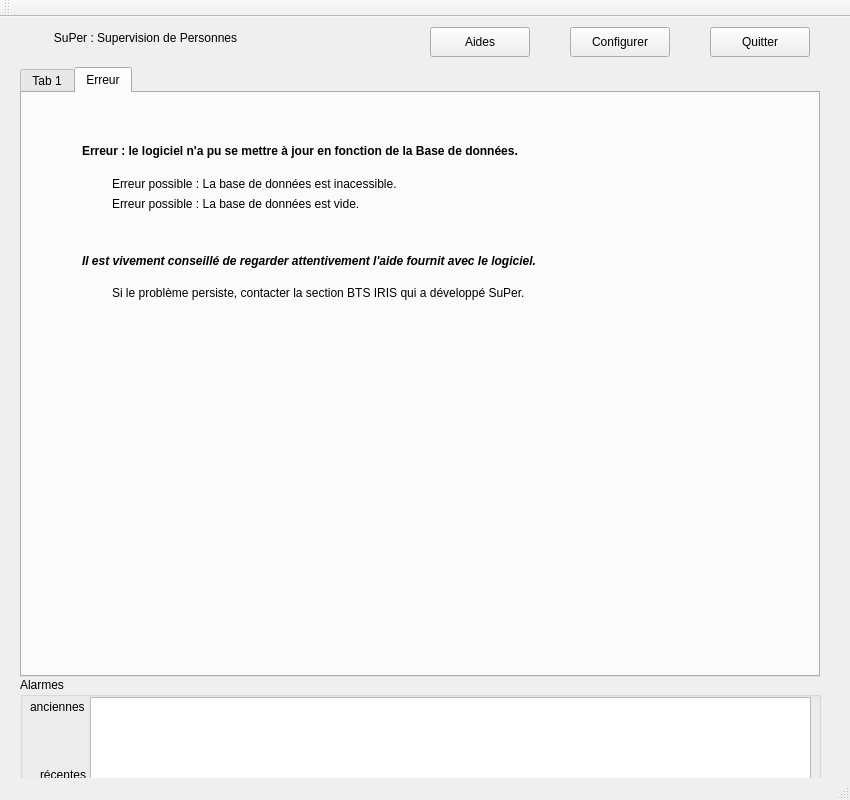
<?xml version="1.0" encoding="UTF-8"?>
<ui version="4.0">
 <class>Ihm</class>
 <widget class="QMainWindow" name="Ihm">
  <property name="geometry">
   <rect>
    <x>0</x>
    <y>0</y>
    <width>850</width>
    <height>800</height>
   </rect>
  </property>
  <property name="maximumSize">
   <size>
    <width>16777215</width>
    <height>16777215</height>
   </size>
  </property>
  <property name="windowTitle">
   <string>Ihm</string>
  </property>
  <widget class="QWidget" name="centralWidget">
   <widget class="QTabWidget" name="tabWidget">
    <property name="enabled">
     <bool>true</bool>
    </property>
    <property name="geometry">
     <rect>
      <x>20</x>
      <y>50</y>
      <width>800</width>
      <height>610</height>
     </rect>
    </property>
    <property name="maximumSize">
     <size>
      <width>16777215</width>
      <height>16777215</height>
     </size>
    </property>
    <property name="currentIndex">
     <number>1</number>
    </property>
    <widget class="QWidget" name="tab">
     <attribute name="title">
      <string>Tab 1</string>
     </attribute>
    </widget>
    <widget class="QWidget" name="tab_2">
     <attribute name="title">
      <string>Erreur</string>
     </attribute>
     <widget class="QLabel" name="label_2">
      <property name="geometry">
       <rect>
        <x>90</x>
        <y>80</y>
        <width>481</width>
        <height>21</height>
       </rect>
      </property>
      <property name="text">
       <string>Erreur possible : La base de données est inacessible.</string>
      </property>
     </widget>
     <widget class="QLabel" name="label_3">
      <property name="geometry">
       <rect>
        <x>60</x>
        <y>50</y>
        <width>531</width>
        <height>16</height>
       </rect>
      </property>
      <property name="font">
       <font>
        <weight>75</weight>
        <bold>true</bold>
       </font>
      </property>
      <property name="text">
       <string>Erreur : le logiciel n'a pu se mettre à jour en fonction de la Base de données.</string>
      </property>
     </widget>
     <widget class="QLabel" name="label_4">
      <property name="geometry">
       <rect>
        <x>90</x>
        <y>100</y>
        <width>481</width>
        <height>21</height>
       </rect>
      </property>
      <property name="text">
       <string>Erreur possible : La base de données est vide.</string>
      </property>
     </widget>
     <widget class="QLabel" name="label_5">
      <property name="geometry">
       <rect>
        <x>60</x>
        <y>160</y>
        <width>571</width>
        <height>16</height>
       </rect>
      </property>
      <property name="font">
       <font>
        <weight>75</weight>
        <italic>true</italic>
        <bold>true</bold>
       </font>
      </property>
      <property name="text">
       <string>Il est vivement conseillé de regarder attentivement l'aide fournit avec le logiciel.</string>
      </property>
     </widget>
     <widget class="QLabel" name="label_6">
      <property name="geometry">
       <rect>
        <x>90</x>
        <y>190</y>
        <width>511</width>
        <height>20</height>
       </rect>
      </property>
      <property name="text">
       <string>Si le problème persiste, contacter la section BTS IRIS qui a développé SuPer.</string>
      </property>
     </widget>
    </widget>
   </widget>
   <widget class="QPushButton" name="btConfigurer">
    <property name="geometry">
     <rect>
      <x>570</x>
      <y>10</y>
      <width>100</width>
      <height>30</height>
     </rect>
    </property>
    <property name="text">
     <string>Configurer</string>
    </property>
    <property name="icon">
     <iconset>
      <normaloff>../ressources/ButtonConfigure.png</normaloff>../ressources/ButtonConfigure.png</iconset>
    </property>
   </widget>
   <widget class="QPushButton" name="btQuitter">
    <property name="geometry">
     <rect>
      <x>710</x>
      <y>10</y>
      <width>100</width>
      <height>30</height>
     </rect>
    </property>
    <property name="text">
     <string>Quitter</string>
    </property>
    <property name="icon">
     <iconset>
      <normaloff>../ressources/ButtonClose.png</normaloff>../ressources/ButtonClose.png</iconset>
    </property>
   </widget>
   <widget class="QPushButton" name="btHelp">
    <property name="geometry">
     <rect>
      <x>430</x>
      <y>10</y>
      <width>100</width>
      <height>30</height>
     </rect>
    </property>
    <property name="text">
     <string>Aides</string>
    </property>
    <property name="icon">
     <iconset>
      <normaloff>../ressources/ButtonHelp.png</normaloff>../ressources/ButtonHelp.png</iconset>
    </property>
   </widget>
   <widget class="QGroupBox" name="groupBox">
    <property name="geometry">
     <rect>
      <x>20</x>
      <y>660</y>
      <width>801</width>
      <height>111</height>
     </rect>
    </property>
    <property name="contextMenuPolicy">
     <enum>Qt::DefaultContextMenu</enum>
    </property>
    <property name="title">
     <string>Alarmes</string>
    </property>
    <widget class="QTextEdit" name="txtAlarme">
     <property name="enabled">
      <bool>true</bool>
     </property>
     <property name="geometry">
      <rect>
       <x>70</x>
       <y>20</y>
       <width>721</width>
       <height>91</height>
      </rect>
     </property>
     <property name="font">
      <font>
       <weight>75</weight>
       <bold>true</bold>
      </font>
     </property>
     <property name="cursor" stdset="0">
      <cursorShape>ForbiddenCursor</cursorShape>
     </property>
     <property name="mouseTracking">
      <bool>false</bool>
     </property>
     <property name="acceptDrops">
      <bool>true</bool>
     </property>
     <property name="readOnly">
      <bool>true</bool>
     </property>
     <property name="textInteractionFlags">
      <set>Qt::NoTextInteraction</set>
     </property>
    </widget>
    <widget class="QLabel" name="label2">
     <property name="geometry">
      <rect>
       <x>20</x>
       <y>90</y>
       <width>61</width>
       <height>16</height>
      </rect>
     </property>
     <property name="text">
      <string>récentes</string>
     </property>
    </widget>
    <widget class="QLabel" name="label2_2">
     <property name="geometry">
      <rect>
       <x>10</x>
       <y>20</y>
       <width>61</width>
       <height>20</height>
      </rect>
     </property>
     <property name="text">
      <string>anciennes</string>
     </property>
    </widget>
   </widget>
   <widget class="QLabel" name="label">
    <property name="geometry">
     <rect>
      <x>40</x>
      <y>10</y>
      <width>211</width>
      <height>21</height>
     </rect>
    </property>
    <property name="text">
     <string>SuPer : Supervision de Personnes</string>
    </property>
    <property name="textFormat">
     <enum>Qt::AutoText</enum>
    </property>
    <property name="alignment">
     <set>Qt::AlignCenter</set>
    </property>
   </widget>
  </widget>
  <widget class="QMenuBar" name="menuBar">
   <property name="geometry">
    <rect>
     <x>0</x>
     <y>0</y>
     <width>850</width>
     <height>20</height>
    </rect>
   </property>
  </widget>
  <widget class="QToolBar" name="mainToolBar">
   <attribute name="toolBarArea">
    <enum>TopToolBarArea</enum>
   </attribute>
   <attribute name="toolBarBreak">
    <bool>false</bool>
   </attribute>
  </widget>
  <widget class="QStatusBar" name="statusBar"/>
 </widget>
 <layoutdefault spacing="6" margin="11"/>
 <resources/>
 <connections/>
</ui>
